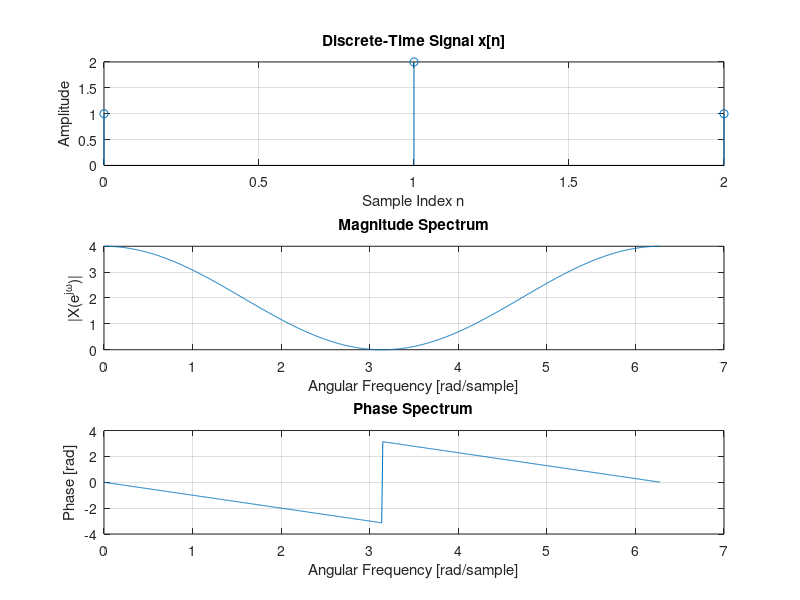

Write the MATLAB code that produced this figure.
%% DTFT of a Finite Sequence

clear; clc;
close all;

x = [1 2 1];

[X,w] = freqz(x,1,1024,'whole');

n = 0:length(x)-1;

subplot(3,1,1);
stem(n,x);
xlabel('Sample Index n');
ylabel('Amplitude');
title('Discrete-Time Signal x[n]');
grid on;

subplot(3,1,2);
plot(w,abs(X));
xlabel('Angular Frequency [rad/sample]');
ylabel('|X(e^{j\omega})|');
title('Magnitude Spectrum');
grid on;

subplot(3,1,3);
plot(w,angle(X));
xlabel('Angular Frequency [rad/sample]');
ylabel('Phase [rad]');
title('Phase Spectrum');
grid on;
